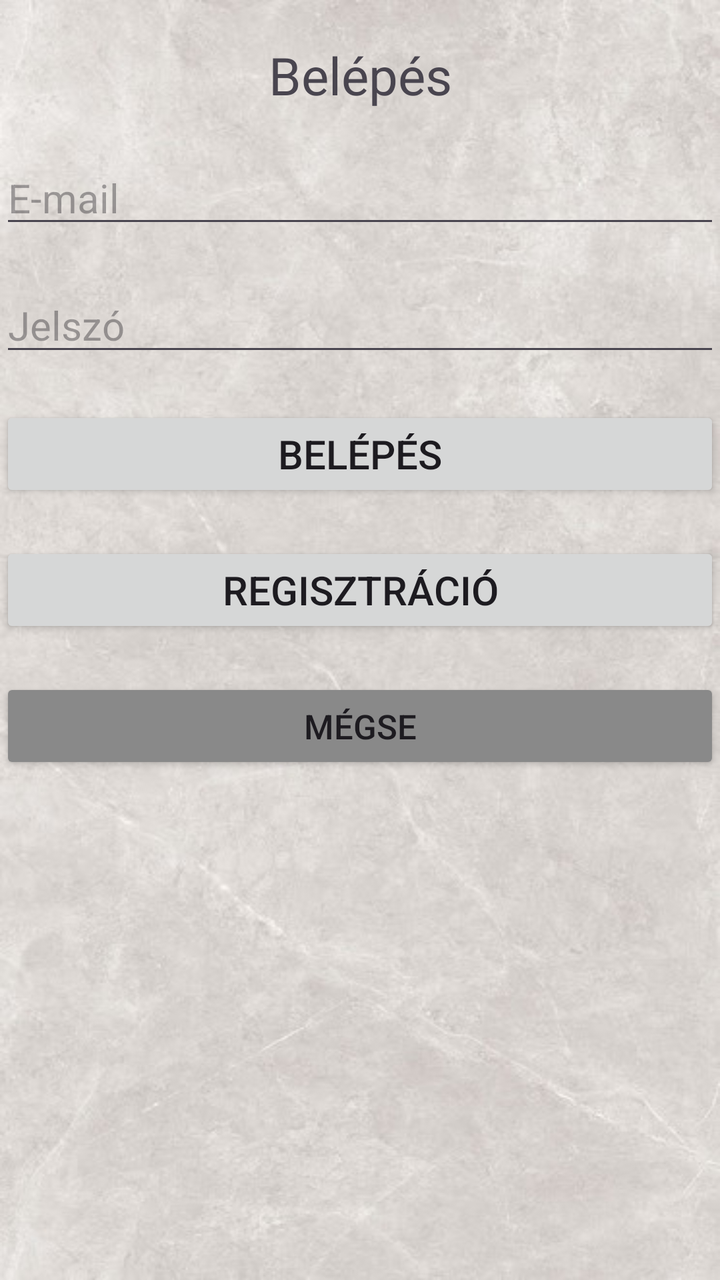
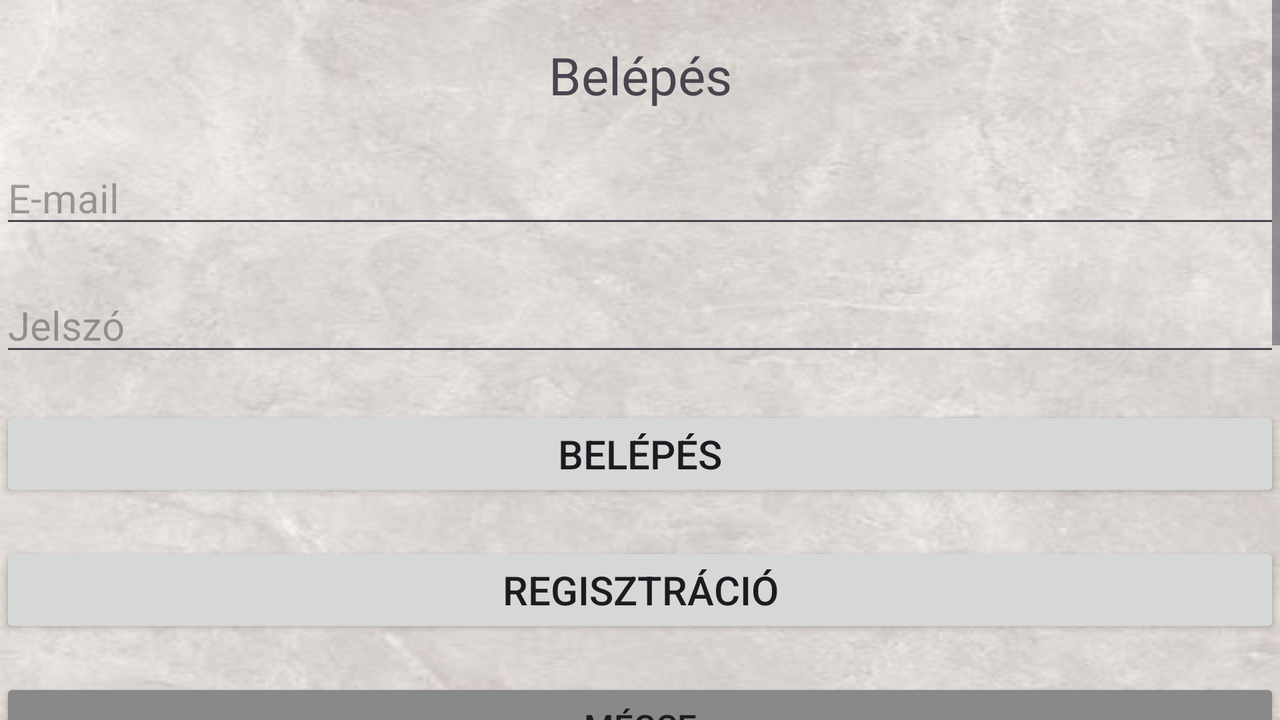

Compare how this app lays out the same screen by default and in its alternative resource folder. The renders come first, then the two layout files and the values they reference.
<!-- AndroidManifest.xml: application theme Theme.CsempeShop -->
<!-- res/layout/activity_login.xml -->
<?xml version="1.0" encoding="utf-8"?>
<RelativeLayout
    xmlns:android="http://schemas.android.com/apk/res/android"
    xmlns:app="http://schemas.android.com/apk/res-auto"
    xmlns:tools="http://schemas.android.com/tools"
    android:layout_width="match_parent"
    android:layout_height="match_parent"
    tools:context=".LoginActivity"
    android:background="@drawable/tiles_bg_1">

    <TextView
        android:id="@+id/loginSiteTitle"
        android:layout_width="match_parent"
        android:layout_height="wrap_content"
        android:text="@string/login"
        android:textSize="26dp"
        android:layout_marginTop="20dp"
        android:layout_alignParentStart="true"
        android:layout_alignParentEnd="true"
        android:textAlignment="center"
        tools:layout_editor_absoluteX="28dp"
        tools:layout_editor_absoluteY="148dp" />

    <EditText
        android:id="@+id/emailEditText"
        android:layout_width="match_parent"
        android:layout_height="wrap_content"
        android:layout_below="@id/loginSiteTitle"
        android:layout_alignParentStart="true"
        android:layout_alignParentEnd="true"
        android:layout_marginTop="20dp"
        android:ems="10"
        android:hint="@string/email"
        android:inputType="textEmailAddress"
        android:textSize="20dp"
        />

    <EditText
        android:id="@+id/passwordEditText"
        android:layout_width="match_parent"
        android:layout_height="wrap_content"
        android:layout_below="@id/emailEditText"
        android:layout_alignParentStart="true"
        android:layout_alignParentEnd="true"
        android:layout_marginTop="20dp"
        android:ems="10"
        android:hint="@string/password"
        android:inputType="textPassword"
        android:textSize="20dp"
        />

    <Button
        android:id="@+id/loginButton"
        android:layout_width="wrap_content"
        android:layout_height="wrap_content"
        android:text="@string/login"
        android:layout_below="@id/passwordEditText"
        android:layout_alignParentStart="true"
        android:layout_alignParentEnd="true"
        android:layout_marginTop="20dp"
        android:ems="10"
        android:textSize="20dp"
        android:onClick="login"
        />

    <Button
        android:id="@+id/registerButton"
        android:layout_width="wrap_content"
        android:layout_height="wrap_content"
        android:text="@string/registration"
        android:layout_below="@id/loginButton"
        android:layout_alignParentStart="true"
        android:layout_alignParentEnd="true"
        android:layout_marginTop="20dp"
        android:ems="10"
        android:textSize="20dp"
        android:onClick="register"
        />

    <Button
        android:id="@+id/cancelButton"
        android:layout_width="wrap_content"
        android:layout_height="wrap_content"
        android:text="@string/cancel"
        android:layout_below="@id/registerButton"
        android:layout_alignParentStart="true"
        android:layout_alignParentEnd="true"
        android:layout_marginTop="20dp"
        android:ems="10"
        android:textSize="17dp"
        android:onClick="cancel"
        android:backgroundTint="@color/grey"
        />
</RelativeLayout>
<!-- resources referenced by this layout -->
<resources>
  <color name="grey">#898989</color>
  <!-- drawable tiles_bg_1: jpg bitmap (drawable, 50965 bytes) -->
  <string name="cancel">Mégse</string>
  <string name="email">E-mail\n</string>
  <string name="login">Belépés</string>
  <string name="password">Jelszó</string>
  <string name="registration">Regisztráció</string>
  <style name="Theme.CsempeShop" parent="Base.Theme.CsempeShop" />
  <style name="Base.Theme.CsempeShop" parent="Theme.Material3.DayNight.NoActionBar">
          
          
      </style>
</resources>
<!-- res/layout-land/activity_login.xml (the author's variant of the layout above) -->
<!-- drawn on the phone turned sideways -->
<?xml version="1.0" encoding="utf-8"?>
<ScrollView
    xmlns:android="http://schemas.android.com/apk/res/android"
    android:layout_width="match_parent"
    android:layout_height="match_parent">
<RelativeLayout
    xmlns:android="http://schemas.android.com/apk/res/android"
    xmlns:app="http://schemas.android.com/apk/res-auto"
    xmlns:tools="http://schemas.android.com/tools"
    android:layout_width="match_parent"
    android:layout_height="match_parent"
    tools:context=".LoginActivity"
    android:background="@drawable/tiles_bg_1">

    <TextView
        android:id="@+id/loginSiteTitle"
        android:layout_width="match_parent"
        android:layout_height="wrap_content"
        android:text="@string/login"
        android:textSize="26dp"
        android:layout_marginTop="20dp"
        android:layout_alignParentStart="true"
        android:layout_alignParentEnd="true"
        android:textAlignment="center"
        tools:layout_editor_absoluteX="28dp"
        tools:layout_editor_absoluteY="148dp" />

    <EditText
        android:id="@+id/emailEditText"
        android:layout_width="match_parent"
        android:layout_height="wrap_content"
        android:layout_below="@id/loginSiteTitle"
        android:layout_alignParentStart="true"
        android:layout_alignParentEnd="true"
        android:layout_marginTop="20dp"
        android:ems="10"
        android:hint="@string/email"
        android:inputType="textEmailAddress"
        android:textSize="20dp"
        />

    <EditText
        android:id="@+id/passwordEditText"
        android:layout_width="match_parent"
        android:layout_height="wrap_content"
        android:layout_below="@id/emailEditText"
        android:layout_alignParentStart="true"
        android:layout_alignParentEnd="true"
        android:layout_marginTop="20dp"
        android:ems="10"
        android:hint="@string/password"
        android:inputType="textPassword"
        android:textSize="20dp"
        />

    <Button
        android:id="@+id/loginButton"
        android:layout_width="wrap_content"
        android:layout_height="wrap_content"
        android:text="@string/login"
        android:layout_below="@id/passwordEditText"
        android:layout_alignParentStart="true"
        android:layout_alignParentEnd="true"
        android:layout_marginTop="20dp"
        android:ems="10"
        android:textSize="20dp"
        android:onClick="login"
        />

    <Button
        android:id="@+id/registerButton"
        android:layout_width="wrap_content"
        android:layout_height="wrap_content"
        android:text="@string/registration"
        android:layout_below="@id/loginButton"
        android:layout_alignParentStart="true"
        android:layout_alignParentEnd="true"
        android:layout_marginTop="20dp"
        android:ems="10"
        android:textSize="20dp"
        android:onClick="register"
        />

    <Button
        android:id="@+id/cancelButton"
        android:layout_width="wrap_content"
        android:layout_height="wrap_content"
        android:text="@string/cancel"
        android:layout_below="@id/registerButton"
        android:layout_alignParentStart="true"
        android:layout_alignParentEnd="true"
        android:layout_marginTop="20dp"
        android:ems="10"
        android:textSize="17dp"
        android:onClick="cancel"
        android:backgroundTint="@color/grey"
        />
</RelativeLayout>
</ScrollView>
